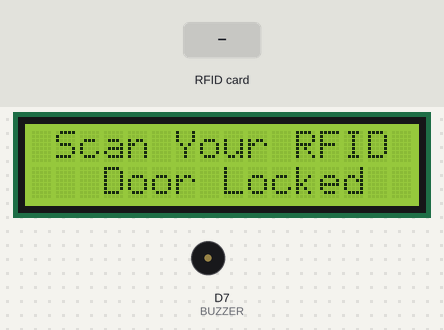
The sketch below on a simulated Arduino Nano 33 IoT. Parts: 16×2 character LCD, buzzer (waves = sounding). The inputs (shaded band) are chosen by the test bench. WiFi joins after 1.5 s; servers stay silent unless stated; what the sketch prints to the serial monitor is not drawn.

Above: at 3.1 s.
3.2 s: RFID card 5E 7A 19 C4 held to the reader
At 3.47 s:
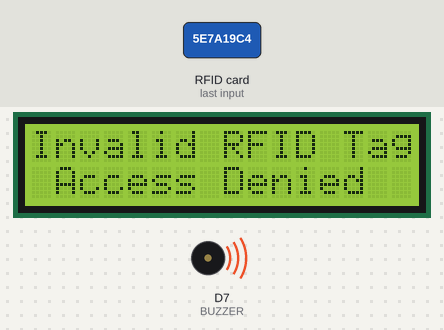
At 6.1 s:
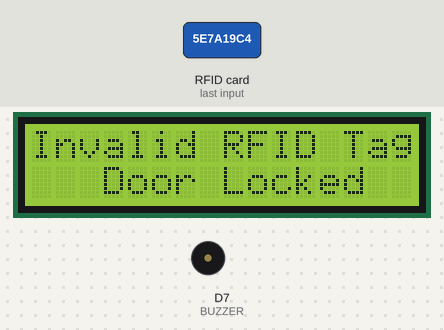
Timing chart, 0 to 7.6 s (numbered marks = the images above; inputs shaded):
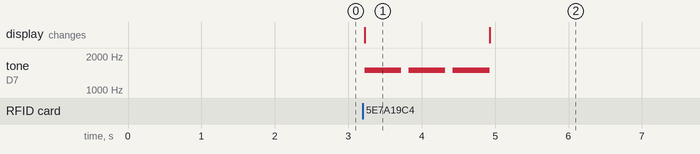

The sketch:

RFID_access.ino
```cpp
#include <SPI.h>
#include <MFRC522.h>
#include <LiquidCrystal.h>
#define BUZZER 7
#define SS_PIN 10
#define RST_PIN 9
MFRC522 mfrc522(SS_PIN, RST_PIN);   // Create MFRC522 instance.
const int rs = 12, en = 11, d4 = 5, d5 = 4, d6 = 3, d7 = 2;
LiquidCrystal lcd(rs, en, d4, d5, d6, d7);

#include <Arduino_LSM6DS3.h>
#include <Firebase_Arduino_WiFiNINA.h>

#define FIREBASE_HOST " "
#define FIREBASE_AUTH " "
#define WIFI_SSID "admin"
#define WIFI_PASSWORD "admin@1234"
FirebaseData firebaseData;
String path = "/IMU_LSM6DS3";
String jsonStr;

void setup()
{
  Serial.begin(9600);   // Initiate a serial communication
  SPI.begin();      // Initiate  SPI bus
  mfrc522.PCD_Init();   // Initiate MFRC522
  Serial.println("Approximate your card to the reader...");
  Serial.println();
  // set up the LCD's number of columns and rows:
 lcd.begin(16, 2);
  //lcd.begin();
  //lcd.backlight();
  lcd.clear();
  lcd.setCursor(0,0); // column, row
  lcd.print(" Scan Your RFID ");
  lcd.setCursor(0,1); // column, row
  lcd.print("   Door Locked   ");
  pinMode(BUZZER, OUTPUT);
  noTone(BUZZER);

   Serial.print("Connecting to WiFi…");
  int status = WL_IDLE_STATUS;
  while (status != WL_CONNECTED) {
    status = WiFi.begin(WIFI_SSID, WIFI_PASSWORD);
    Serial.print(".");
    delay(300);
  }
  Serial.print(" IP: ");
  Serial.println(WiFi.localIP());
  Serial.println();

  Firebase.begin(FIREBASE_HOST, FIREBASE_AUTH, WIFI_SSID, WIFI_PASSWORD);
  Firebase.reconnectWiFi(true);
  Serial.println("Kandarp");

}
void loop()
{
   lcd.clear();
  lcd.setCursor(0,0); // column, row
  lcd.print(" Scan Your RFID ");
  lcd.setCursor(0,1); // column, row
  lcd.print("   Door Locked   ");
  // Look for new cards
  if ( ! mfrc522.PICC_IsNewCardPresent())
  {
    return;
  }
  // Select one of the cards
  if ( ! mfrc522.PICC_ReadCardSerial())
  {
    return;
  }
  //Show UID on serial monitor
  Serial.print("UID tag :");
  String content= "";
  byte letter;
  for (byte i = 0; i < mfrc522.uid.size; i++)
  {
     Serial.print(mfrc522.uid.uidByte[i] < 0x10 ? " 0" : " ");
     Serial.print(mfrc522.uid.uidByte[i], HEX);
     content.concat(String(mfrc522.uid.uidByte[i] < 0x10 ? " 0" : " "));
     content.concat(String(mfrc522.uid.uidByte[i], HEX));
  }
  Serial.println();
  Serial.print("Message : ");
  content.toUpperCase();


  if (content.substring(1) == "D9 B4 E5 B3" ||  content.substring(1) == "63 4E D3 16" ) //change here the UID of the card/cards that you want to give access
  {
    if(content.substring(1)==  "D9 B4 E5 B3"){
            jsonStr = "{\"RFID sensor\":" + String(0) + "}";

    }

    if(content.substring(1)==  "63 4E D3 16"){
            jsonStr = "{\"RFID sensor\":" + String(1) + "}";

    }

    Serial.println("Access Granted   ");
    Serial.println();
    lcd.setCursor(0,0);
    lcd.print(" Access Granted ");
    delay(500);
    lcd.setCursor(0,1); // column, row
    lcd.print(" Door Un-Locked ");
    tone(BUZZER, 2000);
    delay(100);
    noTone(BUZZER);
    delay(50);
    tone(BUZZER, 2000);
    delay(100);
    noTone(BUZZER);
      Serial.println(jsonStr);
     if (Firebase.pushJSON(firebaseData, path + "/rfid", jsonStr)) {
      Serial.println(firebaseData.dataPath() + " = " + firebaseData.pushName());
    }
    else {

      Serial.println("Error: " + firebaseData.errorReason());
    }
  }

 else   {

    jsonStr = "{\"RFID sensor\":" + String(3) + "}";


    lcd.setCursor(0,0); // column, row
    lcd.print("Invalid RFID Tag");
    lcd.setCursor(0,1);
    lcd.print(" Access Denied ");
    Serial.println(" Access denied");
    tone(BUZZER, 1500);
    delay(500);
    noTone(BUZZER);
    delay(100);
    tone(BUZZER, 1500);
    delay(500);
    noTone(BUZZER);
    delay(100);
    tone(BUZZER, 1500);
    delay(500);
    noTone(BUZZER);
    lcd.setCursor(0,1); // column, row
    lcd.print("   Door Locked   ");

    if (Firebase.pushJSON(firebaseData, path + "/RFID", jsonStr)) {
      Serial.println(firebaseData.dataPath() + " = " + firebaseData.pushName());
    }
    else {
      Serial.println("hello");
      Serial.println("Error: " + firebaseData.errorReason());
    }
  }


  delay(4000);
}
```

Measured:
- after the input at 3.2 s, tone on D7 (BUZZER): alternates 1500 Hz for 0.50 s and silent for 0.10 s, 6 changes in all, then stays silent, starting at once; the display: changes at once (image 1)
- what the display in image 1 shows lasts 1.7 s, from 3.2 s to 4.9 s
